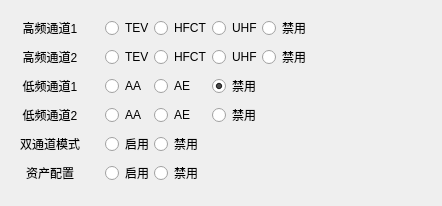
<?xml version="1.0" encoding="UTF-8"?>
<ui version="4.0">
 <class>DebugChannelSetting</class>
 <widget class="QWidget" name="DebugChannelSetting">
  <property name="geometry">
   <rect>
    <x>0</x>
    <y>0</y>
    <width>442</width>
    <height>206</height>
   </rect>
  </property>
  <property name="windowTitle">
   <string>Form</string>
  </property>
  <layout class="QHBoxLayout" name="horizontalLayout">
   <property name="leftMargin">
    <number>20</number>
   </property>
   <item>
    <layout class="QGridLayout" name="gridLayout_6">
     <property name="spacing">
      <number>0</number>
     </property>
     <item row="3" column="2">
      <widget class="TTKRadioButtonWidget" name="rb_LC2_AA">
       <property name="text">
        <string>AA</string>
       </property>
      </widget>
     </item>
     <item row="0" column="3">
      <widget class="TTKRadioButtonWidget" name="rb_HC1_HFCT">
       <property name="text">
        <string notr="true">HFCT</string>
       </property>
      </widget>
     </item>
     <item row="1" column="3">
      <widget class="TTKRadioButtonWidget" name="rb_HC2_HFCT">
       <property name="text">
        <string notr="true">HFCT</string>
       </property>
      </widget>
     </item>
     <item row="0" column="4">
      <widget class="TTKRadioButtonWidget" name="rb_HC1_UHF">
       <property name="text">
        <string>UHF</string>
       </property>
      </widget>
     </item>
     <item row="1" column="4">
      <widget class="TTKRadioButtonWidget" name="rb_HC2_UHF">
       <property name="text">
        <string>UHF</string>
       </property>
      </widget>
     </item>
     <item row="4" column="2">
      <widget class="TTKRadioButtonWidget" name="rb_Double_Enable">
       <property name="text">
        <string>启用</string>
       </property>
      </widget>
     </item>
     <item row="0" column="2">
      <widget class="TTKRadioButtonWidget" name="rb_HC1_TEV">
       <property name="text">
        <string notr="true">TEV</string>
       </property>
      </widget>
     </item>
     <item row="4" column="3">
      <widget class="TTKRadioButtonWidget" name="rb_Double_Disable">
       <property name="text">
        <string>禁用</string>
       </property>
      </widget>
     </item>
     <item row="2" column="2">
      <widget class="TTKRadioButtonWidget" name="rb_LC1_AA">
       <property name="text">
        <string notr="true">AA</string>
       </property>
       <property name="checked">
        <bool>false</bool>
       </property>
      </widget>
     </item>
     <item row="0" column="8">
      <widget class="TTKRadioButtonWidget" name="rb_HC1_Disable">
       <property name="text">
        <string>禁用</string>
       </property>
      </widget>
     </item>
     <item row="1" column="8">
      <widget class="TTKRadioButtonWidget" name="rb_HC2_Disable">
       <property name="text">
        <string>禁用</string>
       </property>
      </widget>
     </item>
     <item row="0" column="1">
      <spacer name="horizontalSpacer">
       <property name="orientation">
        <enum>Qt::Horizontal</enum>
       </property>
       <property name="sizeType">
        <enum>QSizePolicy::Fixed</enum>
       </property>
       <property name="sizeHint" stdset="0">
        <size>
         <width>25</width>
         <height>20</height>
        </size>
       </property>
      </spacer>
     </item>
     <item row="1" column="2">
      <widget class="TTKRadioButtonWidget" name="rb_HC2_TEV">
       <property name="text">
        <string notr="true">TEV</string>
       </property>
      </widget>
     </item>
     <item row="2" column="4">
      <widget class="TTKRadioButtonWidget" name="rb_LC1_Disable">
       <property name="text">
        <string>禁用</string>
       </property>
       <property name="checked">
        <bool>true</bool>
       </property>
      </widget>
     </item>
     <item row="3" column="4">
      <widget class="TTKRadioButtonWidget" name="rb_LC2_Disable">
       <property name="text">
        <string>禁用</string>
       </property>
      </widget>
     </item>
     <item row="2" column="3">
      <widget class="TTKRadioButtonWidget" name="rb_LC1_AE">
       <property name="text">
        <string>AE</string>
       </property>
      </widget>
     </item>
     <item row="3" column="3">
      <widget class="TTKRadioButtonWidget" name="rb_LC2_AE">
       <property name="text">
        <string notr="true">AE</string>
       </property>
       <property name="checked">
        <bool>false</bool>
       </property>
      </widget>
     </item>
     <item row="5" column="2">
      <widget class="TTKRadioButtonWidget" name="rb_Asset_Enable">
       <property name="text">
        <string>启用</string>
       </property>
      </widget>
     </item>
     <item row="5" column="3">
      <widget class="TTKRadioButtonWidget" name="rb_Asset_Disable">
       <property name="text">
        <string>禁用</string>
       </property>
      </widget>
     </item>
     <item row="0" column="0">
      <widget class="QLabel" name="lab_HC1">
       <property name="text">
        <string>高频通道1</string>
       </property>
       <property name="alignment">
        <set>Qt::AlignCenter</set>
       </property>
      </widget>
     </item>
     <item row="1" column="0">
      <widget class="QLabel" name="lab_HC2">
       <property name="text">
        <string>高频通道2</string>
       </property>
       <property name="alignment">
        <set>Qt::AlignCenter</set>
       </property>
      </widget>
     </item>
     <item row="2" column="0">
      <widget class="QLabel" name="lab_LC1">
       <property name="text">
        <string>低频通道1</string>
       </property>
       <property name="alignment">
        <set>Qt::AlignCenter</set>
       </property>
      </widget>
     </item>
     <item row="3" column="0">
      <widget class="QLabel" name="lab_LC2">
       <property name="text">
        <string>低频通道2</string>
       </property>
       <property name="alignment">
        <set>Qt::AlignCenter</set>
       </property>
      </widget>
     </item>
     <item row="4" column="0">
      <widget class="QLabel" name="lab_Double">
       <property name="text">
        <string>双通道模式</string>
       </property>
       <property name="alignment">
        <set>Qt::AlignCenter</set>
       </property>
      </widget>
     </item>
     <item row="5" column="0">
      <widget class="QLabel" name="lab_Asset">
       <property name="text">
        <string>资产配置</string>
       </property>
       <property name="alignment">
        <set>Qt::AlignCenter</set>
       </property>
      </widget>
     </item>
    </layout>
   </item>
   <item>
    <spacer name="horizontalSpacer_4">
     <property name="orientation">
      <enum>Qt::Horizontal</enum>
     </property>
     <property name="sizeHint" stdset="0">
      <size>
       <width>77</width>
       <height>20</height>
      </size>
     </property>
    </spacer>
   </item>
  </layout>
 </widget>
 <customwidgets>
  <customwidget>
   <class>TTKRadioButtonWidget</class>
   <extends>QRadioButton</extends>
   <header location="global">Gui/TTK/ttkradiobuttonwidget.h</header>
  </customwidget>
 </customwidgets>
 <resources/>
 <connections/>
</ui>
